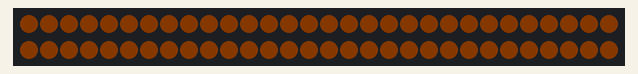
Bench run of a sketch on a simulated Arduino Uno, built with avr-gcc and run on an emulated ATmega328P. Shown: 60 RGB LEDs in strip order, left to right, continuing on the next row. Dim RGB values are drawn brighter than linear.

Above: at 3.06 s.
At 4.98 s:
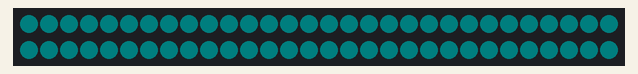
At 6.91 s:
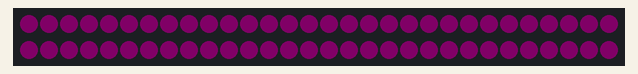
At 10.22 s:
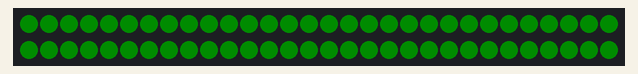
At 14.28 s:
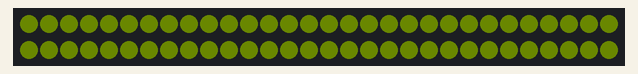
At 17.6 s:
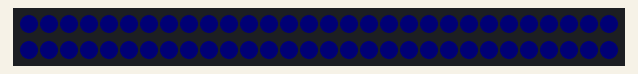

Measured:
- by itself, everything shown: repeats every 13.7 s, in 256 steps

The sketch:

testing_sine.ino
```cpp
// Sample Rate = 8000, sineWave has 32 samples which is 1 full wave
// 1 period = SamplesInWave / SampleRate = 0.004 seconds
// Frequency = 1 / Period = 250 Hz
// Tone generated at 250Hz with an amplitude of .5.
static float sineWave[32] = {0.00000,0.09755,0.19134,0.27779,0.35355,0.41573,0.46194,0.49039,0.50000,0.49039,0.46194,0.41573,0.35355,0.27779,0.19134,0.09755,0.00000,-0.09755,-0.19134,-0.27779,-0.35355,-0.41573,-0.46194,-0.49039,-0.50000,-0.49039,-0.46194,-0.41573,-0.35355,-0.27779,-0.19134,-0.09755};
int sineWaveSize;
static int sampleRate = 8000;

static uint16_t frequencies[10] = {60, 90, 120, 240, 480, 960, 1250, 2500, 5000, 10000};
static uint8_t currentFreqNum = 0;

static uint8_t brightnesses[18] = {130, 140, 150, 160, 170, 180, 190, 200, 210, 220, 210, 200, 190, 180, 170, 160, 150, 140};
static uint8_t currentBrightnessNum = 0;

//TODO: volume changes num leds on...
// Sine wave: y = A sin (k (theta - b)) + c
// A = Amplitude, k = periodicity factor, b = left/right shift, c = up/down shift

// 60-250 HZ = base

#include <FastLED.h>
#include <math.h>

// Using 60 Hz - 10 kHz for range of colors
// hue = Log2(freq) - Log2(LOWER_FREQ) / (Log2(UPPER_FREQ) - Log2(LOWER_FREQ)) * 359
#define UPPER_FREQ  10000
#define LOWER_FREQ  60

#define LED_PIN     6
#define NUM_LEDS    60 // Change to 300 for Sam's LED Strip; 60 for Jordi's.
#define BRIGHTNESS  32 // It can be higher, but keep at 32 for now?
#define LED_TYPE    WS2812
#define COLOR_ORDER GRB
#define UPDATES_PER_SECOND 20 // how fast the LEDs change color/brightness per second.

CRGB leds[NUM_LEDS];
TBlendType    currentBlending;
CRGBPalette16 currentPalette;

void setup() {
  delay(3000); // power-up safety delay
  Serial.begin(9600);
  FastLED.addLeds<LED_TYPE, LED_PIN, COLOR_ORDER>(leds, NUM_LEDS);
  FastLED.setBrightness(BRIGHTNESS);

  sineWaveSize = sizeof(sineWave) / sizeof(float);
}

void FillLEDsFromPaletteColors(uint8_t hue, uint8_t brightness, uint8_t saturation)
{
  // Brightness from 0-255;
  // Saturation from 0-255;

  // Turn on a fraction of the LEDs if birghtness is not turned all the way up
  uint8_t adjNumLEDs = brightness / 255 * NUM_LEDS;
  for(int i = 0; i < NUM_LEDS; i++) {
    leds[i] = CHSV(hue, saturation, brightness);
  }
//  for(int i = adjNumLEDs; i < NUM_LEDS; i++) {
//    leds[i] = CHSV(hue, saturation, 0);
//  }
}

/* Get the pitch frequency */
float getFreq() {
  currentFreqNum++;
  return frequencies[currentFreqNum % 11]; // Going through the frequencies each time this function is called.
}

/* Get the volume amplitude
   returns a number from 0 to 5 */
uint8_t getBright(){
  currentBrightnessNum++;
  return brightnesses[currentBrightnessNum % 19]; // Going through the brightnesses each time this function is called.
}

void loop() {
  static uint8_t hue = 0;
  static uint8_t saturation = 255;

  static uint8_t startIndex = 0;
  startIndex = startIndex + 1; /* motion speed */

  float freq = getFreq();
  uint8_t brightness = getBright();

  // Changes color according to sample amplitude's absolute value.
//  if (startIndex >= sineWaveSize) {
//    startIndex = 0;
//  }
//  hue = abs(sineWave[startIndex]) * 359;

  // Changes color based on Frequency.
  hue = ((log(freq)/log(2)) - (log(LOWER_FREQ)/log(2))) / ((log(UPPER_FREQ)/log(2)) - (log(LOWER_FREQ)/log(2))) * 250; // For 60 Hz, Hue = 0; for 10 kHz, Hue = 250

  FillLEDsFromPaletteColors(hue, brightness, saturation);

  FastLED.show();
  delay(1000 / UPDATES_PER_SECOND);
}
```
